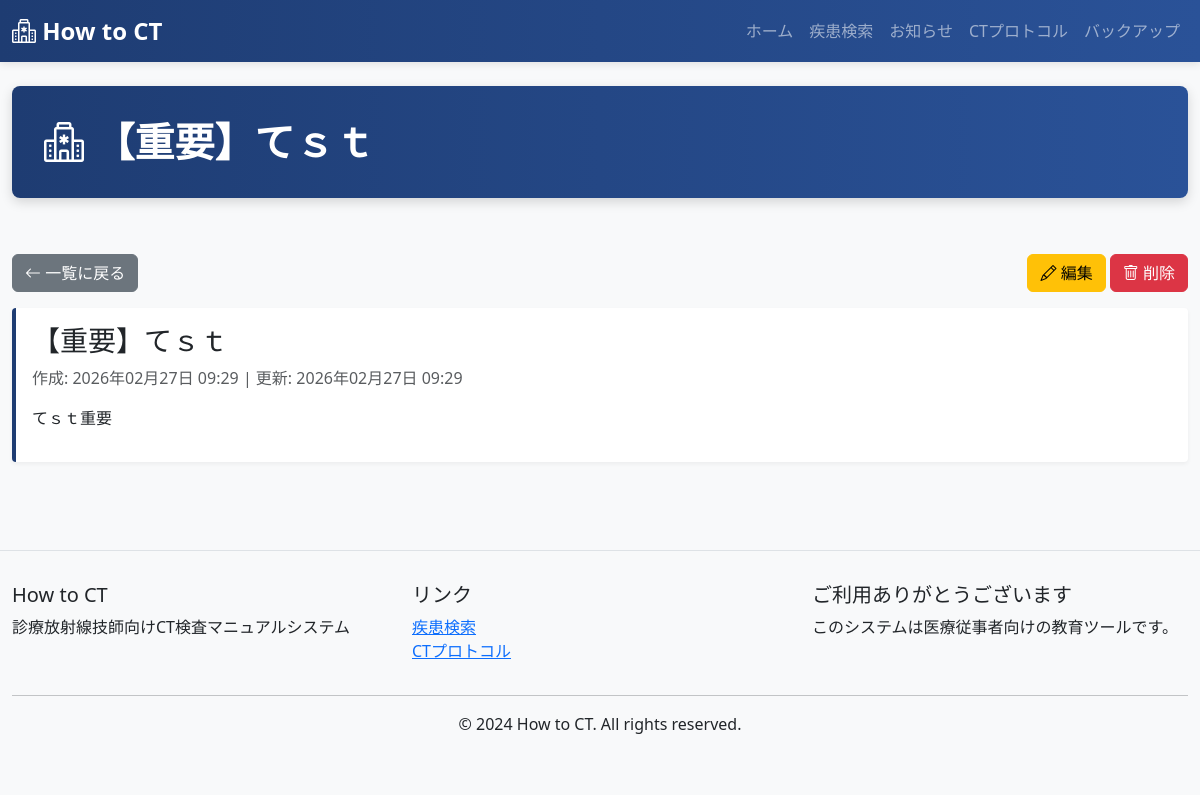
The page /form/7/ on the database its author committed.
### ct_app/models.py (models this page shows, shortened)
class Form(models.Model):
    title = models.CharField(max_length=255)
    main = models.TextField()
    post_img = models.ImageField(upload_to='notice_images/', null=True, blank=True)
    created_at = models.DateTimeField(auto_now_add=True)
    updated_at = models.DateTimeField(auto_now=True)
    class Meta:
        ordering = ['-created_at']

### ct_app/views.py (the view)
# urls.py: path('form/<int:pk>/', views.FormDetailView.as_view(), name='form_detail'),
class FormDetailView(View):
    def get(self, request, pk):
        form = get_object_or_404(Form, pk=pk)
        context = {
            'page_title': form.title,
            'form': form,
        }
        return render(request, 'ct_app/form_detail.html', context)

### ct_app/templates/ct_app/form_detail.html (shortened to what this page needs)
{% extends 'ct_app/base.html' %}
{% block content %}
<div class="row mb-3">
    <div class="col-6">
        <a href="{% url 'form_list' %}" class="btn btn-secondary">
            <i class="bi bi-arrow-left"></i> 一覧に戻る
        </a>
    </div>
    <div class="col-6 text-end">
        <a href="{% url 'form_update' form.pk %}" class="btn btn-warning">
            <i class="bi bi-pencil"></i> 編集
        </a>
        <form method="post" action="{% url 'form_delete' form.pk %}" style="display:inline;">
            <button type="submit" class="btn btn-danger" onclick="return confirm('削除してよろしいですか？')">
                <i class="bi bi-trash"></i> 削除
            </button>
        </form>
    </div>
</div>
<div class="notice-item">
    <h3>{{ form.title }}</h3>
    <p class="text-muted">
        作成: {{ form.created_at|date:'Y年m月d日 H:i' }} | 更新: {{ form.updated_at|date:'Y年m月d日 H:i' }}
    </p>
    <div class="mt-3">
        {{ form.main|linebreaks }}
    </div>
</div>
{% endblock %}

### ct_app/templates/ct_app/base.html (shortened to what this page needs)
<!DOCTYPE html>
<html lang="ja">
<head>
    <link href="https://cdn.jsdelivr.net/npm/bootstrap@5.3.0/dist/css/bootstrap.min.css" rel="stylesheet">
    <link rel="stylesheet" href="https://cdn.jsdelivr.net/npm/bootstrap-icons@1.11.0/font/bootstrap-icons.css">
</head>
<body>
    <nav class="navbar navbar-expand-lg navbar-dark">
        <div class="container-fluid">
            <a class="navbar-brand" href="{% url 'index' %}">
                <i class="bi bi-hospital"></i> How to CT
            </a>
            <div class="collapse navbar-collapse" id="navbarNav">
                <ul class="navbar-nav ms-auto">
                    <li class="nav-item">
                        <a class="nav-link" href="{% url 'index' %}">ホーム</a>
                    </li>
                    <li class="nav-item">
                        <a class="nav-link" href="{% url 'sick_list' %}">疾患検索</a>
                    </li>
                    <li class="nav-item">
                        <a class="nav-link" href="{% url 'form_list' %}">お知らせ</a>
                    </li>
                    <li class="nav-item">
                        <a class="nav-link" href="{% url 'protocol_list' %}">CTプロトコル</a>
                    </li>
                    <li class="nav-item">
                        <a class="nav-link" href="{% url 'backup' %}">バックアップ</a>
                    </li>
                </ul>
            </div>
        </div>
    </nav>
    <main class="container-fluid py-4">
        {% if page_title %}
        <div class="row mb-4">
            <div class="col-12">
                <div class="main-header d-flex justify-content-between align-items-center">
                    <h1><i class="bi bi-hospital"></i> {{ page_title }}</h1>
                </div>
            </div>
        </div>
        {% endif %}
        <div class="row">
            <div class="col-12">
                {% block content %}{% endblock %}
            </div>
        </div>
    </main>
    <footer>
        <div class="container-fluid">
            <div class="row">
                <div class="col-md-4">
                    <h5>How to CT</h5>
                    <p>診療放射線技師向けCT検査マニュアルシステム</p>
                </div>
                <div class="col-md-4">
                    <h5>リンク</h5>
                    <ul class="list-unstyled">
                        <li><a href="{% url 'sick_list' %}">疾患検索</a></li>
                        <li><a href="{% url 'protocol_list' %}">CTプロトコル</a></li>
                    </ul>
                </div>
                <div class="col-md-4">
                    <h5>ご利用ありがとうございます</h5>
                    <p>このシステムは医療従事者向けの教育ツールです。</p>
                </div>
            </div>
            <hr>
            <div class="row">
                <div class="col-12 text-center">
                    <p class="mb-0">© 2024 How to CT. All rights reserved.</p>
                </div>
            </div>
        </div>
    </footer>
</body>
</html>

### ct_app/templates/ct_app/base.html (style rules this page uses)
:root { --primary-color: #1e3c72; --secondary-color: #2a5298; }
body { background-color: #f8f9fa; font-family: 'Segoe UI', Tahoma, Geneva, Verdana, sans-serif; }
.navbar { background: linear-gradient(90deg, var(--primary-color) 0%, var(--secondary-color) 100%); box-shadow: 0 2px 8px rgba(0,0,0,0.1); }
.navbar-brand { font-weight: bold; font-size: 1.5rem; }
.main-header { background: linear-gradient(90deg, var(--primary-color) 0%, var(--secondary-color) 100%); color: white; padding: 2rem; border-radius: 8px; margin-bottom: 2rem; box-shadow: 0 4px 12px rgba(0,0,0,0.15); }
.main-header h1 { margin: 0; font-weight: bold; }
.notice-item { border-left: 4px solid var(--primary-color); padding: 1rem; margin-bottom: 1rem; background-color: white; border-radius: 4px; box-shadow: 0 2px 4px rgba(0,0,0,0.05); transition: transform 0.3s ease, box-shadow 0.3s ease; cursor: pointer; }
footer { background-color: #f8f9fa; border-top: 1px solid #dee2e6; padding: 2rem 0; margin-top: 3rem; }

### rows shown on the page
Form: title "【重要】てｓｔ", created_at "2026年02月27日 09:29", updated_at "2026年02月27日 09:29", main "てｓｔ重要"
